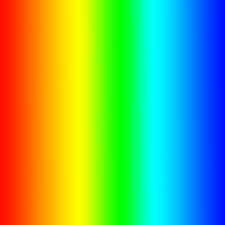
#> input picture example1.jpg, 225 x 225 px
$ python main.py
#> lines starting #> are read from the running program, lines starting #| are printed output that depends on the picture
from PIL import Image

carpet_colors = {
    "white": (253, 253, 253), #
    "orange": (255, 143, 16), #
    "dark_pink": (206, 53, 172), #
    "aqua": (3, 188, 225), #
    "yellow": (255, 203, 0), #
    "lime": (24, 178, 0), #
    "pink": (255, 164, 190), #
    "dark_grey": (64, 75, 78), #
    "grey": (151, 151, 145), #
    "dark_aqua": (0, 130, 143), #
    "purple": (147, 39, 179), #
    "blue": (51, 55, 164), #
    "brown": (144, 80, 44), #
    "green": (72, 116, 0), #
    "red": (200, 39, 30), #
    "black": (5, 6, 12) #
}
im = Image.open('example1.jpg') # or example2.jpg
#> im is the input picture: PIL image 225x225 RGB; mean R, G, B 113.5, 177, 99.2
im = im.convert("RGB")
pixels = []
pix_as_carpet = []

for i in range(im.width):
    for j in range(im.height):
        pixtuple = im.getpixel((i,j))
        pixels.append(pixtuple)
        averages = []
        for item in carpet_colors.keys():
            averages.append(((carpet_colors[item][0] - pixtuple[0])**2+(carpet_colors[item][1] - pixtuple[1])**2+(carpet_colors[item][2] - pixtuple[2])**2)**0.5)
        pix_as_carpet.append(carpet_colors[list(carpet_colors.keys())[averages.index(min(averages))]])
#> after the loop, pix_as_carpet = 50625 items; pixels = 50625 items

img = Image.new('RGB', (im.width, im.height))
#> img: PIL image 225x225 RGB; every value is 0
count = 0
for i in range(img.width):
    for j in range(img.height):
        img.load()[i, j] = pix_as_carpet[count]
        count += 1
#> after the loop, count = 50625

img.show()
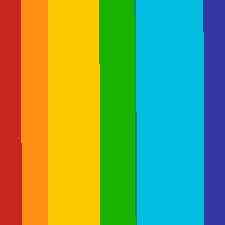
#> shown: PIL image 225x225 RGB; mean R, G, B 117.2, 157.5, 88.5
